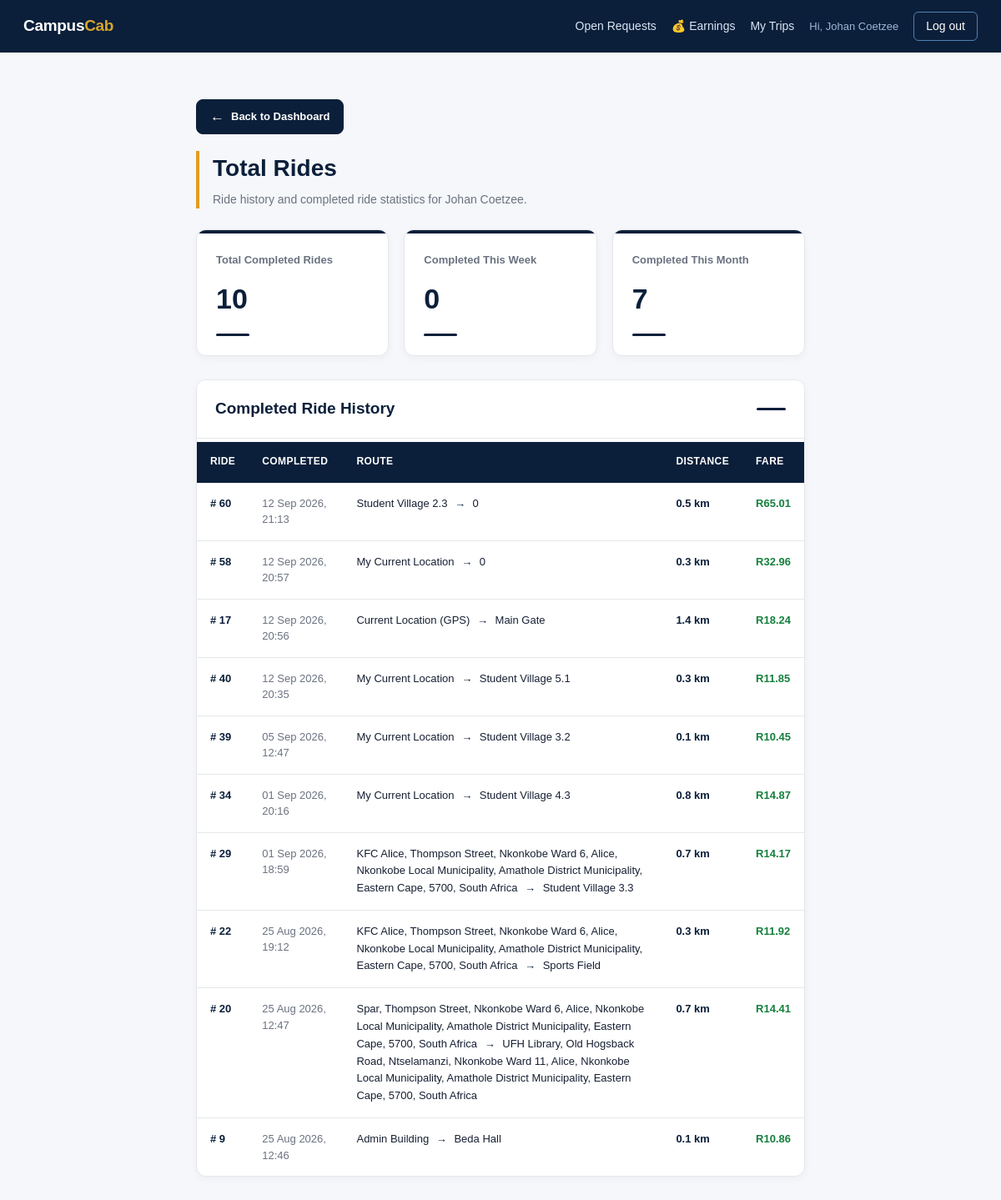
The app's page /driver_total_rides.php (signed in) with its own data.
### tables this page shows
CREATE TABLE `driver` (
  `DriverID` int(11) NOT NULL,
  `DriverFname` varchar(50) NOT NULL,
  `DriverLname` varchar(50) NOT NULL,
  `DriverEmail` varchar(50) NOT NULL,
  `DriverPhoneNo` varchar(15) NOT NULL,
  `driverAccount_Status` enum('Pending','Active','Inactive','Rejected') DEFAULT 'Pending',
  `rejection_reason` varchar(255) DEFAULT NULL,
  `licence_number` varchar(30) NOT NULL,
  `availability_status` enum('Available','Unavailable') DEFAULT 'Unavailable',
  `password` varchar(255) NOT NULL DEFAULT '',
  `profile_picture` varchar(225) NOT NULL
);

CREATE TABLE `ride` (
  `rideID` int(11) NOT NULL,
  `studentID` int(11) DEFAULT NULL,
  `staffID` int(11) DEFAULT NULL,
  `requester_type` enum('Student','Staff') NOT NULL DEFAULT 'Student',
  `request_type` enum('Ride','Parcel') NOT NULL DEFAULT 'Ride',
  `parcel_details` varchar(255) DEFAULT NULL,
  `DriverID` int(11) DEFAULT NULL,
  `pickup_address` varchar(250) DEFAULT NULL,
  `pickup_latitude` decimal(10,7) DEFAULT NULL,
  `pickup_longitude` decimal(10,7) DEFAULT NULL,
  `destination_address` varchar(250) DEFAULT NULL,
  `destination_latitude` decimal(10,7) DEFAULT NULL,
  `destination_longitude` decimal(10,7) DEFAULT NULL,
  `requested_at` datetime DEFAULT NULL,
  `accepted_at` datetime DEFAULT NULL,
  `started_at` datetime DEFAULT NULL,
  `Completed_at` datetime DEFAULT NULL,
  `ride_status` enum('Requested','Accepted','Driver Arriving','In Progress','Completed','Cancelled') DEFAULT 'Requested',
  `cancellation_reason` varchar(255) DEFAULT NULL,
  `cancelled_at` datetime DEFAULT NULL,
  `estimated_distance_km` decimal(6,2) DEFAULT NULL,
  `estimated_duration_min` int(11) DEFAULT NULL,
  `estimated_price` decimal(8,2) DEFAULT NULL,
  `driver_earning` double NOT NULL,
  `campus_commission` double NOT NULL
);

### driver_total_rides.php (the view, shortened to what this page needs)
<?php
include 'db_connect.php';
$driverID = (int)($_SESSION['driver_id'] ?? 0);
$driverName = "Driver";
$stmt = $conn->prepare("
    SELECT DriverFname, DriverLname
    FROM driver
    WHERE DriverID = ?
    LIMIT 1
");
if ($stmt) {
    $stmt->bind_param("i", $driverID);
    $stmt->execute();
    $result = $stmt->get_result();
    if ($row = $result->fetch_assoc()) {
        $driverName = trim(
            ($row['DriverFname'] ?? '') . " " .
            ($row['DriverLname'] ?? '')
        );
    }
}
$totalRides = 0;
$stmt = $conn->prepare("
    SELECT COUNT(*) AS total
    FROM ride
    WHERE DriverID = ?
    AND ride_status = 'Completed'
");
if ($stmt) {
    $stmt->bind_param("i", $driverID);
    $stmt->execute();
    $result = $stmt->get_result();
    $row = $result->fetch_assoc();
    $totalRides = $row['total'] ?? 0;
}
$weekRides = 0;
$stmt = $conn->prepare("
    SELECT COUNT(*) AS total
    FROM ride
    WHERE DriverID = ?
    AND ride_status = 'Completed'
    AND YEARWEEK(completed_at, 1) =
        YEARWEEK(CURDATE(), 1)
");
if ($stmt) {
    $stmt->bind_param("i", $driverID);
    $stmt->execute();
    $result = $stmt->get_result();
    $row = $result->fetch_assoc();
    $weekRides = $row['total'] ?? 0;
}
$monthRides = 0;
$stmt = $conn->prepare("
    SELECT COUNT(*) AS total
    FROM ride
    WHERE DriverID = ?
    AND ride_status = 'Completed'
    AND YEAR(completed_at) = YEAR(CURDATE())
    AND MONTH(completed_at) = MONTH(CURDATE())
");
if ($stmt) {
    $stmt->bind_param("i", $driverID);
    $stmt->execute();
    $result = $stmt->get_result();
    $row = $result->fetch_assoc();
    $monthRides = $row['total'] ?? 0;
}
$rides = [];
$stmt = $conn->prepare("
    SELECT
        rideID,
        pickup_address,
        destination_address,
        estimated_distance_km,
        estimated_price,
        completed_at
    FROM ride
    WHERE DriverID = ?
    AND ride_status = 'Completed'
    ORDER BY completed_at DESC
");
if ($stmt) {
    $stmt->bind_param("i", $driverID);
    $stmt->execute();
    $result = $stmt->get_result();
    while ($row = $result->fetch_assoc()) {
        $rides[] = $row;
    }
}
include 'header.php';
?>
<div class="page-wrapper">
    <a
        href="driver_dashboard.php"
        class="back-button"
    >
        <span class="back-arrow">
            ←
        </span>
        <span>
            Back to Dashboard
        </span>
    </a>
    <div class="page-title">
        <h1>
            Total Rides
        </h1>
        <p>
            Ride history and completed ride statistics for
            <?php
            echo htmlspecialchars($driverName);
            ?>.
        </p>
    </div>
    <div class="summary-grid">
        <div class="summary-card total">
            <h3>
                Total Completed Rides
            </h3>
            <div class="summary-number">
                <?php
                echo (int)$totalRides;
                ?>
            </div>
        </div>
        <div class="summary-card week">
            <h3>
                Completed This Week
            </h3>
            <div class="summary-number">
                <?php
                echo (int)$weekRides;
                ?>
            </div>
        </div>
        <div class="summary-card today">
            <h3>
                Completed This Month
            </h3>
            <div class="summary-number">
                <?php
                echo (int)$monthRides;
                ?>
            </div>
        </div>
    </div>
    <section class="history-card">
        <div class="history-header">
            <h2>
                Completed Ride History
            </h2>
            <div class="history-accent"></div>
        </div>
        <div class="table-wrapper">
            <table>
                <thead>
                    <tr>
                        <th>
                            Ride
                        </th>
                        <th>
                            Completed
                        </th>
                        <th>
                            Route
                        </th>
                        <th>
                            Distance
                        </th>
                        <th>
                            Fare
                        </th>
                    </tr>
                </thead>
                <tbody>
                <?php if (count($rides) === 0): ?>
                    <tr>
                        <td
                            colspan="5"
                            class="empty"
                        >
                            <strong>
                                No completed rides yet
                            </strong>
                            Your completed rides will appear here.
                        </td>
                    </tr>
                <?php else: ?>
                    <?php foreach ($rides as $ride): ?>
                        <tr>
                            <td class="ride-id">
                                #
                                <?php
                                echo (int)$ride['rideID'];
                                ?>
                            </td>
                            <td>
                                <?php
                                if (
                                    !empty(
                                        $ride['completed_at']
                                    )
                                ) {
                                    echo date(
                                        'd M Y, H:i',
                                        strtotime(
                                            $ride['completed_at']
                                        )
                                    );
                                } else {
                                    echo '—';
                                }
                                ?>
                            </td>
                            <td class="route">
                                <?php
                                echo htmlspecialchars(
                                    $ride['pickup_address'] ?? ''
                                );
                                ?>
                                <span
                                    style="
                                        color:var(--navy);
                                        font-weight:700;
                                        margin:0 5px;
                                    "
                                >
                                    →
                                </span>
                                <?php
                                echo htmlspecialchars(
                                    $ride['destination_address'] ?? ''
                                );
                                ?>
                            </td>
                            <td class="distance">
                                <?php
                                if (
                                    $ride[
                                        'estimated_distance_km'
                                    ] !== null
                                ) {
                                    echo number_format(
                                        (float)
                                        $ride[
                                            'estimated_distance_km'
                                        ],
                                        1
                                    );
                                    echo " km";
                                } else {
                                    echo "—";
                                }
                                ?>
                            </td>
                            <td class="fare">
                                <?php
                                if (
                                    $ride[
                                        'estimated_price'
                                    ] !== null
                                ) {
                                    echo "R";
                                    echo number_format(
                                        (float)
                                        $ride[
                                            'estimated_price'
                                        ],
                                        2
                                    );
                                } else {
                                    echo "—";
                                }
                                ?>
                            </td>
                        </tr>
                    <?php endforeach; ?>
                <?php endif; ?>
                </tbody>
            </table>
        </div>
    </section>
</div>

### style.css (style rules this page uses)
:root { --navy: #0c2d4d; --navy-light: #185fa5; --gold: #e0a526; --gold-dark: #b8860f; --teal: #0f6e56; --teal-bg: #dcf1e9; --coral: #b03a2e; --coral-bg: #fbe2df; --amber-bg: #fbecc9; --amber-text: #8a6d00; --ink: #1c2430; --muted: #667085; --border: #e2e2dc; --bg: #f6f5f1; --card: #ffffff; }
* { box-sizing: border-box; }
body { font-family: -apple-system, "Segoe UI", Roboto, Helvetica, Arial, sans-serif; background: var(--bg); color: var(--ink); margin: 0; line-height: 1.5; }
table { width: 100%; border-collapse: collapse; margin-top: 4px; }
th, td { text-align: left; padding: 10px 8px; border-bottom: 1px solid var(--border); font-size: 13.5px; }
th { color: var(--muted); font-weight: 600; font-size: 12px; text-transform: uppercase; letter-spacing: 0.4px; }

### driver_total_rides.php (style rules this page uses)
:root { --navy:#0b1f3a; --navy-light:#17365f; --gold:#d4a72c; --gold-dark:#b8860f; --orange:#e39b24; --card:#ffffff; --border:#e5e7eb; --ink:#172033; --muted:#6b7280; --bg:#f5f7fa; --green:#15803d; --red:#b91c1c; }
* { box-sizing:border-box; }
body { margin:0; font-family: Arial, Helvetica, sans-serif; background:var(--bg); color:var(--ink); }
a { text-decoration:none; }
.page-wrapper { max-width:1200px; margin:0 auto; padding:28px 25px 40px; }
.back-button { display:inline-flex; align-items:center; gap:8px; padding:10px 16px; margin-bottom:20px; background:var(--navy); color:white; border:1px solid var(--navy); border-radius:8px; font-size:13px; font-weight:600; transition: background 0.2s ease, border-color 0.2s ease; }
.back-arrow { color:white; font-size:17px; line-height:1; }
.page-title { margin-bottom:25px; border-left:4px solid var(--orange); padding-left:16px; }
.page-title h1 { margin:0 0 6px; font-size:28px; color:var(--navy); font-weight:700; }
.page-title p { margin:0; color:var(--muted); font-size:14px; line-height:1.5; }
.summary-grid { display:grid; grid-template-columns: repeat(3, 1fr); gap:18px; margin-bottom:28px; }
.summary-card { position:relative; background:var(--card); border:1px solid var(--border); border-radius:12px; padding:23px; overflow:hidden; box-shadow: 0 3px 10px rgba(11,31,58,0.04); transition: transform 0.2s ease, box-shadow 0.2s ease; }
.summary-card::before { content:""; position:absolute; top:0; left:0; width:100%; height:4px; background:var(--navy); }
.summary-card h3 { margin:0 0 12px; padding-top:3px; font-size:13px; color:var(--muted); font-weight:600; }
.summary-number { font-size:34px; font-weight:700; color:var(--navy); }
.summary-card.today::before, .summary-card.week::before, .summary-card.total::before { background:var(--navy); }
.summary-card::after { content:""; display:block; width:40px; height:3px; margin-top:16px; border-radius:3px; background:var(--navy); }
.history-card { background:white; border:1px solid var(--border); border-radius:12px; overflow:hidden; box-shadow: 0 3px 10px rgba(11,31,58,0.04); }
.history-header { display:flex; align-items:center; justify-content:space-between; padding:20px 22px; border-bottom:1px solid var(--border); background:white; }
.history-header h2 { margin:0; font-size:19px; color:var(--navy); font-weight:700; }
.history-accent { width:35px; height:3px; background:var(--navy); border-radius:3px; }
.table-wrapper { overflow-x:auto; }
table { width:100%; border-collapse:collapse; }
th { text-align:left; padding:14px 16px; background:var(--navy); color:white; font-size:12px; font-weight:700; border-bottom:3px solid var(--navy); }
td { padding:15px 16px; border-bottom:1px solid var(--border); font-size:13px; color:var(--muted); vertical-align:top; }
tbody tr { transition: background 0.15s ease; }
tr:last-child td { border-bottom:none; }
.ride-id { color:var(--navy); font-weight:700; white-space:nowrap; }
td.route { min-width:280px; color:var(--ink); line-height:1.6; }
.distance { white-space:nowrap; color:var(--navy); font-weight:600; }
.fare { white-space:nowrap; color:var(--green); font-weight:700; }

### records on screen
driver: driverName "Johan Coetzee"
ride: rideID "60", Completed_at "12 Sep 2026, 21:13", pickup_address "Student Village 2.3", destination_address "0", estimated_distance_km "0.5", estimated_price "65.01"
ride: rideID "58", Completed_at "12 Sep 2026, 20:57", pickup_address "My Current Location", destination_address "0", estimated_distance_km "0.3", estimated_price "32.96"
ride: rideID "17", Completed_at "12 Sep 2026, 20:56", pickup_address "Current Location (GPS)", destination_address "Main Gate", estimated_distance_km "1.4", estimated_price "18.24"
ride: rideID "40", Completed_at "12 Sep 2026, 20:35", pickup_address "My Current Location", destination_address "Student Village 5.1", estimated_distance_km "0.3", estimated_price "11.85"
ride: rideID "39", Completed_at "05 Sep 2026, 12:47", pickup_address "My Current Location", destination_address "Student Village 3.2", estimated_distance_km "0.1", estimated_price "10.45"
ride: rideID "34", Completed_at "01 Sep 2026, 20:16", pickup_address "My Current Location", destination_address "Student Village 4.3", estimated_distance_km "0.8", estimated_price "14.87"
ride: rideID "29", Completed_at "01 Sep 2026, 18:59", pickup_address "KFC Alice, Thompson Street, Nkonkobe Ward 6, Alice, Nkonkobe Local Municipality, Amathole District Municipality, Eastern Cape, 5700, South Africa", destination_address "Student Village 3.3", estimated_distance_km "0.7", estimated_price "14.17"
ride: rideID "22", Completed_at "25 Aug 2026, 19:12", pickup_address "KFC Alice, Thompson Street, Nkonkobe Ward 6, Alice, Nkonkobe Local Municipality, Amathole District Municipality, Eastern Cape, 5700, South Africa", destination_address "Sports Field", estimated_distance_km "0.3", estimated_price "11.92"
ride: rideID "20", Completed_at "25 Aug 2026, 12:47", pickup_address "Spar, Thompson Street, Nkonkobe Ward 6, Alice, Nkonkobe Local Municipality, Amathole District Municipality, Eastern Cape, 5700, South Africa", destination_address "UFH Library, Old Hogsback Road, Ntselamanzi, Nkonkobe Ward 11, Alice, Nkonkobe Local Municipality, Amathole District Municipality, Eastern Cape, 5700, South Africa", estimated_distance_km "0.7", estimated_price "14.41"
ride: rideID "9", Completed_at "25 Aug 2026, 12:46", pickup_address "Admin Building", destination_address "Beda Hall", estimated_distance_km "0.1", estimated_price "10.86"

### other values on screen
$_SESSION['driver_name'] "Johan Coetzee"
$totalRides "10"
$weekRides "0"
$monthRides "7"
